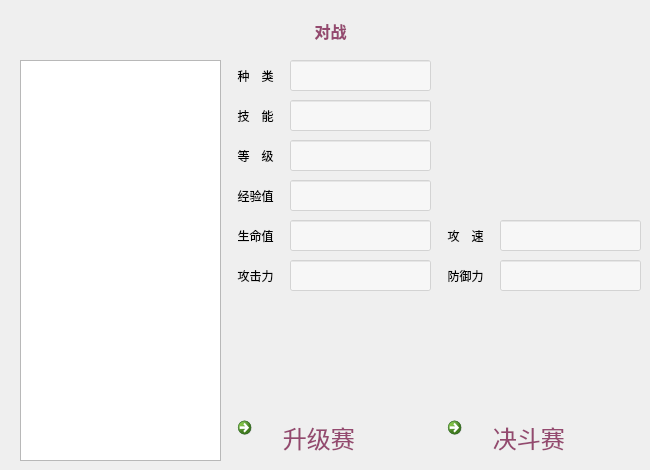
    <widget class="QWidget" name="tab">
     <attribute name="title">
      <string>对战</string>
     </attribute>
     <widget class="QListWidget" name="listWidgetSystemPokemonList">
      <property name="geometry">
       <rect>
        <x>20</x>
        <y>60</y>
        <width>201</width>
        <height>401</height>
       </rect>
      </property>
      <property name="font">
       <font>
        <family>Microsoft YaHei UI</family>
        <stylestrategy>PreferAntialias</stylestrategy>
       </font>
      </property>
      <property name="styleSheet">
       <string notr="true"/>
      </property>
     </widget>
     <widget class="QLineEdit" name="lineEditAttackSpeedSystem">
      <property name="geometry">
       <rect>
        <x>500</x>
        <y>220</y>
        <width>141</width>
        <height>31</height>
       </rect>
      </property>
      <property name="font">
       <font>
        <family>Microsoft YaHei UI</family>
        <stylestrategy>PreferAntialias</stylestrategy>
       </font>
      </property>
      <property name="styleSheet">
       <string notr="true">background-color: rgba(255,255,255,0.5);</string>
      </property>
      <property name="alignment">
       <set>Qt::AlignCenter</set>
      </property>
      <property name="readOnly">
       <bool>true</bool>
      </property>
     </widget>
     <widget class="QLineEdit" name="lineEditSkillSystem">
      <property name="geometry">
       <rect>
        <x>290</x>
        <y>100</y>
        <width>141</width>
        <height>31</height>
       </rect>
      </property>
      <property name="font">
       <font>
        <family>Microsoft YaHei UI</family>
        <stylestrategy>PreferAntialias</stylestrategy>
       </font>
      </property>
      <property name="styleSheet">
       <string notr="true">background-color: rgba(255,255,255,0.5);</string>
      </property>
      <property name="alignment">
       <set>Qt::AlignCenter</set>
      </property>
      <property name="readOnly">
       <bool>true</bool>
      </property>
     </widget>
     <widget class="QLabel" name="label_22">
      <property name="geometry">
       <rect>
        <x>230</x>
        <y>180</y>
        <width>51</width>
        <height>31</height>
       </rect>
      </property>
      <property name="font">
       <font>
        <family>Microsoft YaHei UI</family>
        <stylestrategy>PreferAntialias</stylestrategy>
       </font>
      </property>
      <property name="text">
       <string>经验值</string>
      </property>
      <property name="alignment">
       <set>Qt::AlignCenter</set>
      </property>
     </widget>
     <widget class="QLabel" name="labelPokemonImgSystem">
      <property name="geometry">
       <rect>
        <x>440</x>
        <y>60</y>
        <width>201</width>
        <height>151</height>
       </rect>
      </property>
      <property name="text">
       <string/>
      </property>
      <property name="alignment">
       <set>Qt::AlignCenter</set>
      </property>
     </widget>
     <widget class="QLineEdit" name="lineEditLevelSystem">
      <property name="geometry">
       <rect>
        <x>290</x>
        <y>140</y>
        <width>141</width>
        <height>31</height>
       </rect>
      </property>
      <property name="font">
       <font>
        <family>Microsoft YaHei UI</family>
        <stylestrategy>PreferAntialias</stylestrategy>
       </font>
      </property>
      <property name="styleSheet">
       <string notr="true">background-color: rgba(255,255,255,0.5);</string>
      </property>
      <property name="alignment">
       <set>Qt::AlignCenter</set>
      </property>
      <property name="readOnly">
       <bool>true</bool>
      </property>
     </widget>
     <widget class="QLabel" name="label_23">
      <property name="geometry">
       <rect>
        <x>440</x>
        <y>260</y>
        <width>51</width>
        <height>31</height>
       </rect>
      </property>
      <property name="font">
       <font>
        <family>Microsoft YaHei UI</family>
        <stylestrategy>PreferAntialias</stylestrategy>
       </font>
      </property>
      <property name="text">
       <string>防御力</string>
      </property>
      <property name="alignment">
       <set>Qt::AlignCenter</set>
      </property>
     </widget>
     <widget class="QLabel" name="label_24">
      <property name="geometry">
       <rect>
        <x>230</x>
        <y>220</y>
        <width>51</width>
        <height>31</height>
       </rect>
      </property>
      <property name="font">
       <font>
        <family>Microsoft YaHei UI</family>
        <stylestrategy>PreferAntialias</stylestrategy>
       </font>
      </property>
      <property name="text">
       <string>生命值</string>
      </property>
      <property name="alignment">
       <set>Qt::AlignCenter</set>
      </property>
     </widget>
     <widget class="QLineEdit" name="lineEditBloodSystem">
      <property name="geometry">
       <rect>
        <x>290</x>
        <y>220</y>
        <width>141</width>
        <height>31</height>
       </rect>
      </property>
      <property name="font">
       <font>
        <family>Microsoft YaHei UI</family>
        <stylestrategy>PreferAntialias</stylestrategy>
       </font>
      </property>
      <property name="styleSheet">
       <string notr="true">background-color: rgba(255,255,255,0.5);</string>
      </property>
      <property name="alignment">
       <set>Qt::AlignCenter</set>
      </property>
      <property name="readOnly">
       <bool>true</bool>
      </property>
     </widget>
     <widget class="QLabel" name="label_25">
      <property name="geometry">
       <rect>
        <x>230</x>
        <y>260</y>
        <width>51</width>
        <height>31</height>
       </rect>
      </property>
      <property name="font">
       <font>
        <family>Microsoft YaHei UI</family>
        <stylestrategy>PreferAntialias</stylestrategy>
       </font>
      </property>
      <property name="text">
       <string>攻击力</string>
      </property>
      <property name="alignment">
       <set>Qt::AlignCenter</set>
      </property>
     </widget>
     <widget class="QLineEdit" name="lineEditExpSystem">
      <property name="geometry">
       <rect>
        <x>290</x>
        <y>180</y>
        <width>141</width>
        <height>31</height>
       </rect>
      </property>
      <property name="font">
       <font>
        <family>Microsoft YaHei UI</family>
        <stylestrategy>PreferAntialias</stylestrategy>
       </font>
      </property>
      <property name="styleSheet">
       <string notr="true">background-color: rgba(255,255,255,0.5);</string>
      </property>
      <property name="alignment">
       <set>Qt::AlignCenter</set>
      </property>
      <property name="readOnly">
       <bool>true</bool>
      </property>
     </widget>
     <widget class="QLineEdit" name="lineEditAttackSystem">
      <property name="geometry">
       <rect>
        <x>290</x>
        <y>260</y>
        <width>141</width>
        <height>31</height>
       </rect>
      </property>
      <property name="font">
       <font>
        <family>Microsoft YaHei UI</family>
        <stylestrategy>PreferAntialias</stylestrategy>
       </font>
      </property>
      <property name="styleSheet">
       <string notr="true">background-color: rgba(255,255,255,0.5);</string>
      </property>
      <property name="alignment">
       <set>Qt::AlignCenter</set>
      </property>
      <property name="readOnly">
       <bool>true</bool>
      </property>
     </widget>
     <widget class="QLabel" name="label_26">
      <property name="geometry">
       <rect>
        <x>230</x>
        <y>60</y>
        <width>51</width>
        <height>31</height>
       </rect>
      </property>
      <property name="font">
       <font>
        <family>Microsoft YaHei UI</family>
        <stylestrategy>PreferAntialias</stylestrategy>
       </font>
      </property>
      <property name="text">
       <string>种　类</string>
      </property>
      <property name="alignment">
       <set>Qt::AlignCenter</set>
      </property>
     </widget>
     <widget class="QLabel" name="label_27">
      <property name="geometry">
       <rect>
        <x>230</x>
        <y>140</y>
        <width>51</width>
        <height>31</height>
       </rect>
      </property>
      <property name="font">
       <font>
        <family>Microsoft YaHei UI</family>
        <stylestrategy>PreferAntialias</stylestrategy>
       </font>
      </property>
      <property name="text">
       <string>等　级</string>
      </property>
      <property name="alignment">
       <set>Qt::AlignCenter</set>
      </property>
     </widget>
     <widget class="QLineEdit" name="lineEditKindSystem">
      <property name="geometry">
       <rect>
        <x>290</x>
        <y>60</y>
        <width>141</width>
        <height>31</height>
       </rect>
      </property>
      <property name="font">
       <font>
        <family>Microsoft YaHei UI</family>
        <stylestrategy>PreferAntialias</stylestrategy>
       </font>
      </property>
      <property name="styleSheet">
       <string notr="true">background-color: rgba(255,255,255,0.5);</string>
      </property>
      <property name="alignment">
       <set>Qt::AlignCenter</set>
      </property>
      <property name="readOnly">
       <bool>true</bool>
      </property>
     </widget>
     <widget class="QLineEdit" name="lineEditDefenseSystem">
      <property name="geometry">
       <rect>
        <x>500</x>
        <y>260</y>
        <width>141</width>
        <height>31</height>
       </rect>
      </property>
      <property name="font">
       <font>
        <family>Microsoft YaHei UI</family>
        <stylestrategy>PreferAntialias</stylestrategy>
       </font>
      </property>
      <property name="styleSheet">
       <string notr="true">background-color: rgba(255,255,255,0.5);</string>
      </property>
      <property name="alignment">
       <set>Qt::AlignCenter</set>
      </property>
      <property name="readOnly">
       <bool>true</bool>
      </property>
     </widget>
     <widget class="QLabel" name="label_28">
      <property name="geometry">
       <rect>
        <x>230</x>
        <y>100</y>
        <width>51</width>
        <height>31</height>
       </rect>
      </property>
      <property name="font">
       <font>
        <family>Microsoft YaHei UI</family>
        <stylestrategy>PreferAntialias</stylestrategy>
       </font>
      </property>
      <property name="text">
       <string>技　能</string>
      </property>
      <property name="alignment">
       <set>Qt::AlignCenter</set>
      </property>
     </widget>
     <widget class="QLabel" name="label_29">
      <property name="geometry">
       <rect>
        <x>440</x>
        <y>220</y>
        <width>51</width>
        <height>31</height>
       </rect>
      </property>
      <property name="font">
       <font>
        <family>Microsoft YaHei UI</family>
        <stylestrategy>PreferAntialias</stylestrategy>
       </font>
      </property>
      <property name="text">
       <string>攻　速</string>
      </property>
      <property name="alignment">
       <set>Qt::AlignCenter</set>
      </property>
     </widget>
     <widget class="QLabel" name="labelFight">
      <property name="geometry">
       <rect>
        <x>20</x>
        <y>10</y>
        <width>621</width>
        <height>41</height>
       </rect>
      </property>
      <property name="font">
       <font>
        <family>Microsoft YaHei UI</family>
        <pointsize>12</pointsize>
        <weight>75</weight>
        <bold>true</bold>
       </font>
      </property>
      <property name="styleSheet">
       <string notr="true">color: rgb(148, 73, 111);</string>
      </property>
      <property name="text">
       <string>对战</string>
      </property>
      <property name="alignment">
       <set>Qt::AlignCenter</set>
      </property>
     </widget>
     <widget class="QCommandLinkButton" name="commandLinkButtonUpGradeFight">
      <property name="geometry">
       <rect>
        <x>230</x>
        <y>410</y>
        <width>201</width>
        <height>51</height>
       </rect>
      </property>
      <property name="font">
       <font>
        <family>Microsoft YaHei UI</family>
        <pointsize>18</pointsize>
        <weight>9</weight>
        <italic>false</italic>
        <bold>false</bold>
       </font>
      </property>
      <property name="cursor">
       <cursorShape>PointingHandCursor</cursorShape>
      </property>
      <property name="styleSheet">
       <string notr="true">color: rgb(148, 73, 111);
font: 75 18pt &quot;Microsoft YaHei UI&quot;;</string>
      </property>
      <property name="text">
       <string>　升级赛</string>
      </property>
      <property name="icon">
       <iconset resource="Pokemon_Stage_3_Client.qrc">
        <normaloff>:/Resources/UpGradeFight.png</normaloff>:/Resources/UpGradeFight.png</iconset>
      </property>
      <property name="iconSize">
       <size>
        <width>32</width>
        <height>32</height>
       </size>
      </property>
      <property name="default">
       <bool>false</bool>
      </property>
     </widget>
     <widget class="QCommandLinkButton" name="commandLinkButtonDuelFight">
      <property name="geometry">
       <rect>
        <x>440</x>
        <y>410</y>
        <width>201</width>
        <height>51</height>
       </rect>
      </property>
      <property name="font">
       <font>
        <family>Microsoft YaHei UI</family>
        <pointsize>18</pointsize>
        <weight>9</weight>
        <italic>false</italic>
        <bold>false</bold>
       </font>
      </property>
      <property name="cursor">
       <cursorShape>PointingHandCursor</cursorShape>
      </property>
      <property name="styleSheet">
       <string notr="true">color: rgb(148, 73, 111);
font: 75 18pt &quot;Microsoft YaHei UI&quot;;</string>
      </property>
      <property name="text">
       <string>　决斗赛</string>
      </property>
      <property name="icon">
       <iconset resource="Pokemon_Stage_3_Client.qrc">
        <normaloff>:/Resources/DuelFight.png</normaloff>:/Resources/DuelFight.png</iconset>
      </property>
      <property name="iconSize">
       <size>
        <width>32</width>
        <height>32</height>
       </size>
      </property>
     </widget>
    </widget>
